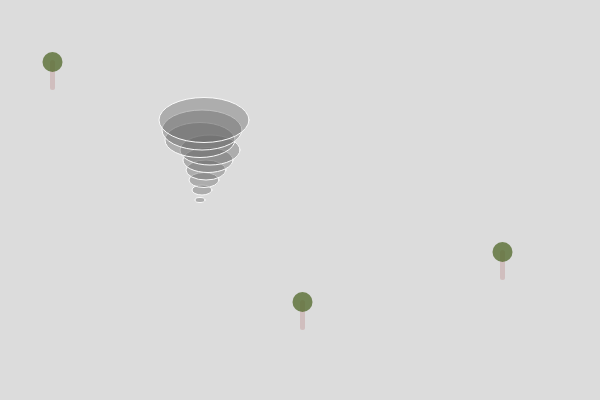
Frame 1 (no input)
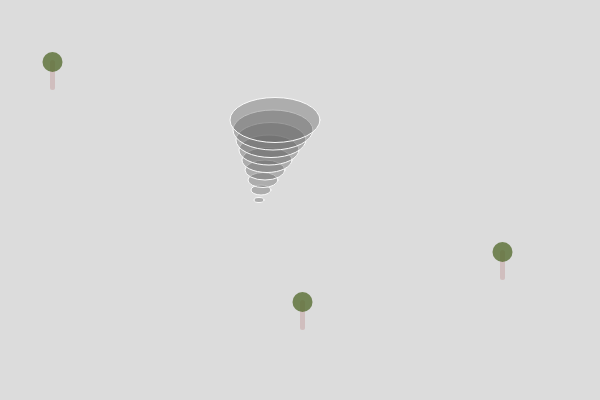
Frame 60 (no input)
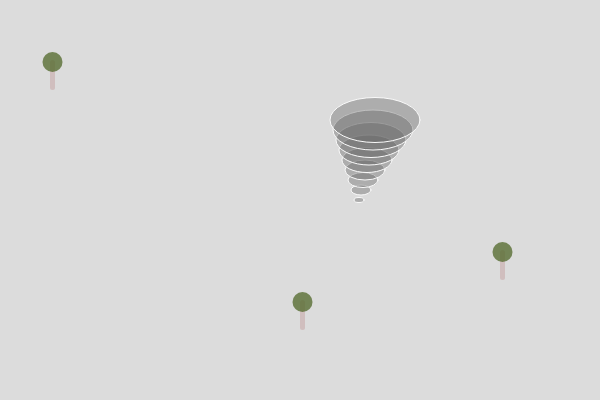
Frame 120 (the mouse pressed at the canvas centre since frame 60)

The p5.js sketch that drew these frames (run headless with seeded random() and noise() and a simulated clock; from frame 60 on, the mouse is pressed at the canvas centre):

// p5.js sketch
// ── sketch.js
// TRY: make tornardo move
// TRY: change mousePressed to have tree appear at mouse pos
// TRY: fix mousePressed using createGraphics
// TRY: debug function mousePressed, is it executed?

function setup() {
  createCanvas(600, 400);
}
let x = 200; // global
let y = 200;

function draw() {
  // TRY: commenting out background
  background(220);
  fill(100, 100);
  // let x = 200; // local
  drawTornado(x, y, 10, 5);
  x = (x + 1) % width;
  tree(50, 60, 5, 30, 20);
  tree(300, 300, 5, 30, 20);
  tree(500, 250, 5, 30, 20);
}

function mousePressed() {
  x = mouseX;
  y = mouseY;
}

// how can I make the tornardo move?
function drawTornado(xpos, ypos, width, height) {
  console.log('xpos', xpos)
  // let xpos = a;
  // let ypos = b;
  // let width = c;
  // let height = d;
  for (i = 1; i < 10; i = i + 1) {
    stroke(250);
    ellipse(xpos, ypos, width, height);
    width = width + 10;
    height = height + 5;
    xpos = xpos + 1;
    ypos = ypos - 10;
    if (xpos == 210 || xpos == 211 || xpos == 212) {
      xpos = 200;
    } else {
      xpos = xpos + 1;
    }
  }
}

function tree(x, y, rw, rh, d) {
  noStroke();
  fill(188, 143, 143, 100);
  rect(x, y, rw, rh, PI);
  fill(85, 107, 47, 200);
  ellipse(x + rw / 2, y + d / 10, d);
}

//this won't work,
// even when I try just a rectangle
// instead of my tree function
function mousePressed_2() {
  console.log('in mousePressed')
  let x = random(100, 500);
  let y = random(200, 300);
  let rw = random(50, 10);
  let rh = random(50, 10);
  let d = random(50, 10);
  tree(x, y, rw, rh, d);
}

// https://editor.p5js.org/jht1493/sketches/UlVOmPiV9

// https://editor.p5js.org/qiqirathwang/sketches/V3KOjDg_E
// ICM Week 5 Creative Exercise Teresa Wang
